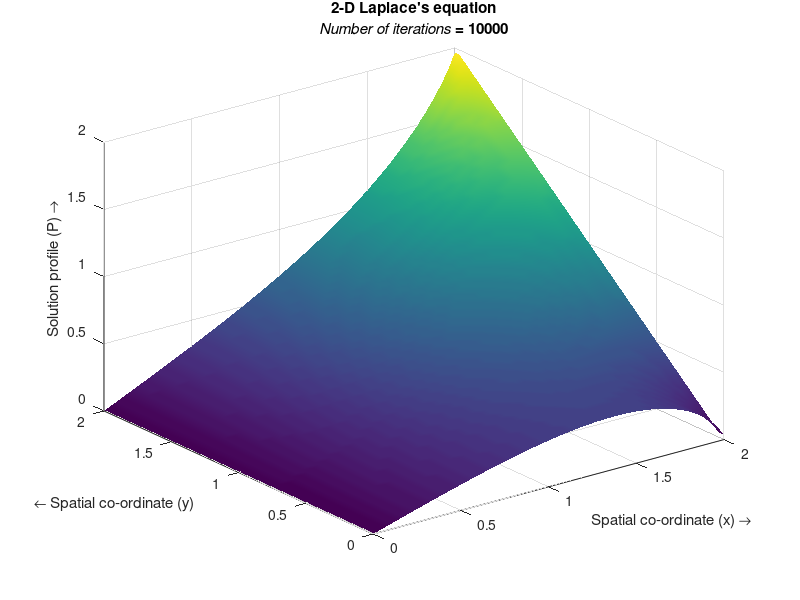

Write MATLAB code to recreate this figure.
%%
%Specifying parameters
nx=60;                           %Number of steps in space(x)
ny=60;                           %Number of steps in space(y)       
niter=10000;                     %Number of iterations 
dx=2/(nx-1);                     %Width of space step(x)
dy=2/(ny-1);                     %Width of space step(y)
x=0:dx:2;                        %Range of x(0,2) and specifying the grid points
y=0:dy:2;                        %Range of y(0,2) and specifying the grid points

%%
%Initial Conditions
p=zeros(ny,nx);                  %Preallocating p
pn=zeros(ny,nx);                 %Preallocating pn

%%
%Boundary conditions
p(:,1)=0;
p(:,nx)=0;
p(1,:)=0;                   
p(ny,:)=0;               

%%
%Explicit iterative scheme with C.D in space (5-point difference)
j=2:nx-1;
i=2:ny-1;
for it=1:niter
    pn=p;
    p(i,j)=((dy^2*(pn(i+1,j)+pn(i-1,j)))+(dx^2*(pn(i,j+1)+pn(i,j-1))))/(2*(dx^2+dy^2));
    %Boundary conditions (Neumann conditions)
    p(:,1)=0;
    p(:,nx)=y;
    p(1,:)=p(2,:);
    p(ny,:)=p(ny-1,:);   
end

%%
%Plotting the solution
surf(x,y,p,'EdgeColor','none');       
shading interp
title({'2-D Laplace''s equation';['{\itNumber of iterations} = ',num2str(it)]})
xlabel('Spatial co-ordinate (x) \rightarrow')
ylabel('{\leftarrow} Spatial co-ordinate (y)')
zlabel('Solution profile (P) \rightarrow')